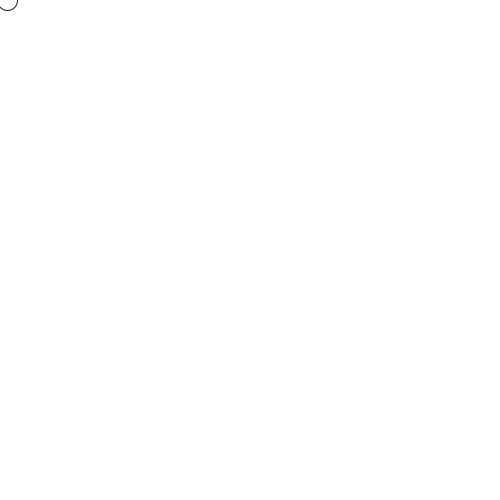
Frame 1 (no input)
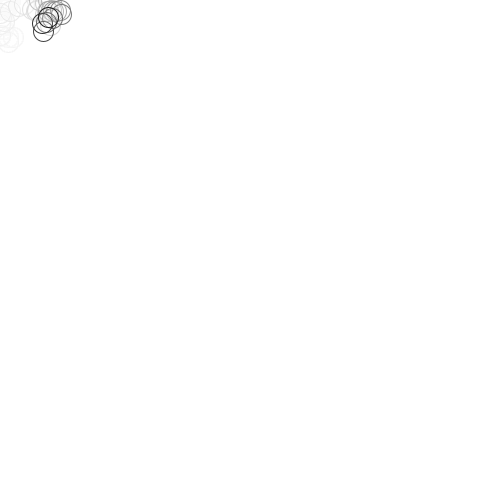
Frame 60 (the mouse pressed at the canvas centre just before this capture)
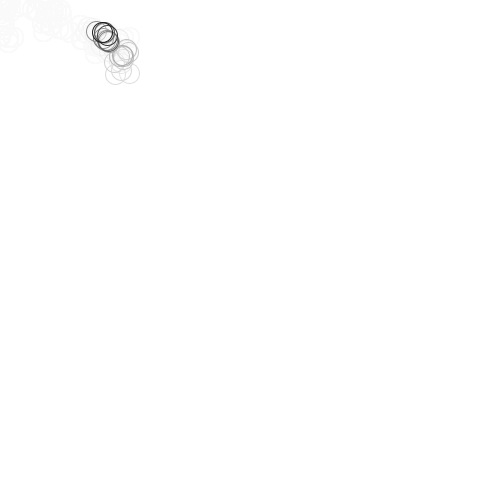
Frame 120 (the mouse held since frame 60 and released just before this capture)

The Processing sketch that drew these frames (run headless with seeded random() and noise(); from frame 60 on, the mouse is pressed at the canvas centre):

// Processing sketch: ex01_randomwalk
// ── ex01_randomwalk.pde
float x;
float y;
PVector world;
void setup() {
  x = y = 0;
  world = new PVector(500, 500);
  size(500, 500);
  background(255);
}

void draw() {
  float x_diff = random(-5, 5);
  float y_diff = random(-5, 5);
  float z_diff = random(-5, 5);
  x += (x_diff * 2) + (z_diff);
  y += (y_diff * 2) + (z_diff);
  if (x < 0) { x = 0; }
  if (x > world.x) { x = world.x; }
  if (y < 0) { y = 0; }
  if (y > world.y) { y = world.y; }
  ellipse(x, y, 20, 20);
  fill(255, 25);
  rect(-1, -1, world.x + 2, world.y + 2);
}
